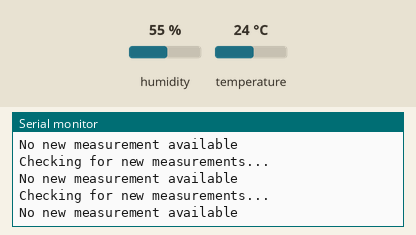
Simulated run of this sketch. Board: ESP8266 (NodeMCU). On the bench: the last lines printed to the serial monitor. The inputs (shaded band) are chosen by the test bench; at power-on: humidity 55 %, temperature 24 °C. WiFi joins after 1.5 s; servers stay silent unless stated; random numbers use the default seed unless the sketch sets one; no MQTT or app messages arrive unless stated.

Above: at 2.7 s.
2.8 s: humidity set to 22 %
At 4.6 s:
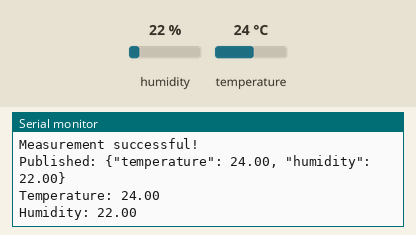
6.0 s: temperature set to 12 °C
At 7.22 s:
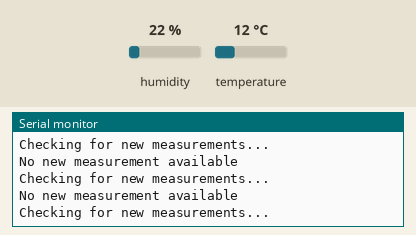
9.2 s: humidity set to 40 %
At 9.24 s:
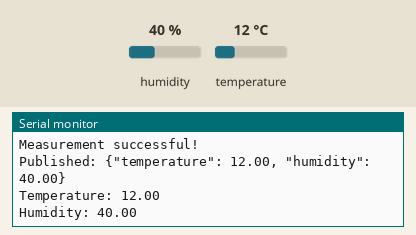
Timing chart, 0 to 12.2 s (numbered marks = the images above; inputs shaded):
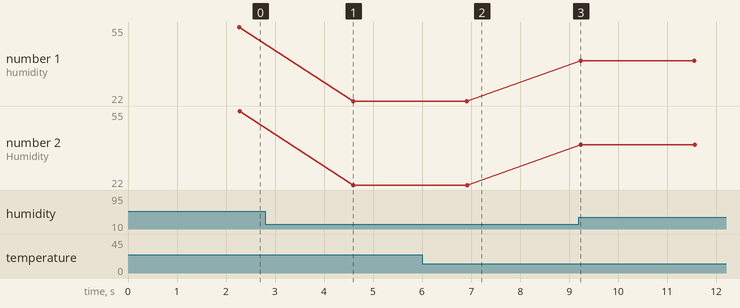

Measured:
- after the input at 2.8 s, the serial monitor: prints a new line after 1.8 s (image 1)
- after the input at 6.0 s, the serial monitor: prints a new line after 0.91 s (image 2)
- after the input at 9.2 s, the serial monitor: prints a new line at once (image 3)
- plotted number 1: 55 → 22 after the input at 2.8 s, 22 → 40 after the input at 9.2 s
- plotted number 2: 55 → 22 after the input at 2.8 s, 22 → 40 after the input at 9.2 s

The sketch:

ESP8266_DHT11.ino
```cpp
#include <ESP8266WiFi.h>
#include <PubSubClient.h>
#include <WiFiClientSecure.h>
#include <dht_nonblocking.h>
#define DHT_SENSOR_TYPE DHT_TYPE_11

// WiFi and MQTT Settings
const char* ssid = "Thompson_Wi-Fi";
const char* password = "RogersThompson";
const char* mqtt_server = "0698d4f73af846d2a3ddb4811efceb90.s1.eu.hivemq.cloud";
const int mqtt_port = 8883;  // Secure port for MQTT
const char* mqtt_username = "Thermometer";  // Add your HiveMQ username
const char* mqtt_password = "Samoht100";  // Add your HiveMQ password

// Define DHT11 Pin
static const int DHT_SENSOR_PIN = 12;
DHT_nonblocking dht_sensor(DHT_SENSOR_PIN, DHT_SENSOR_TYPE);

const unsigned long MEASURE_INTERVAL = 150ul;

// MQTT Client with secure connection
WiFiClientSecure espClient;
PubSubClient client(espClient);

void setup_wifi() {
  delay(10);
  Serial.println("Connecting to WiFi...");
  WiFi.begin(ssid, password);
  while (WiFi.status() != WL_CONNECTED) {
    delay(500);
    Serial.print(".");
  }
  Serial.println("Connected!");
  Serial.print("IP address: ");
  Serial.println(WiFi.localIP());
}

void reconnect() {
  while (!client.connected()) {
    Serial.print("Connecting to MQTT...");
    // Create a random client ID
    String clientId = "ESP8266Client-";
    clientId += String(random(0xffff), HEX);

    // Attempt to connect with username and password
    if (client.connect(clientId.c_str(), mqtt_username, mqtt_password)) {
      Serial.println("Connected!");
      // Subscribe to topics here if needed
      // client.subscribe("home/commands");
    } else {
      Serial.print("Failed, rc=");
      Serial.print(client.state());
      Serial.println(" Retrying in 5 seconds...");
      delay(5000);
    }
  }
}

static bool measure_environment(float *temperature, float *humidity)
{
  static unsigned long measurement_timestamp = millis();

  if(millis() - measurement_timestamp > MEASURE_INTERVAL)
  {
    if(dht_sensor.measure(temperature, humidity) == true)
    {
      measurement_timestamp = millis();
      return(true);
    }
  }

  return(false);
}

void setup() {
  Serial.begin(115200);
  Serial.println("\nESP8266 Starting...");

  setup_wifi();

  // Skip certificate validation (for development only)
  espClient.setInsecure();

  client.setServer(mqtt_server, mqtt_port);
  Serial.println("MQTT server configured");

  randomSeed(micros());
  Serial.println("Setup complete");
}

void loop() {
  if (!client.connected()) {
    reconnect();
  }
  client.loop();

  float temperature;
  float humidity;

  // Add debug output
  Serial.println("Checking for new measurements...");

  if(measure_environment(&temperature, &humidity) == true){
    Serial.println("Measurement successful!");
    String payload = "{\"temperature\": " + String(temperature) + ", \"humidity\": " + String(humidity) + "}";
    client.publish("home/sensors/temperature", payload.c_str());
    Serial.println("Published: " + payload);
    Serial.println("Temperature: " + String(temperature));
    Serial.println("Humidity: " + String(humidity));
  } else {
    Serial.println("No new measurement available");
  }

  delay(100);
}
```
